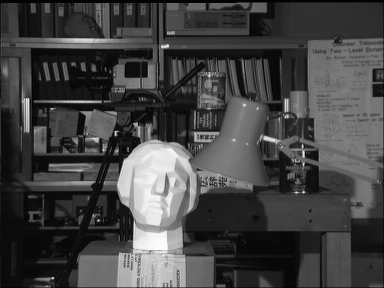
#> input picture 03_RobotSensor/05_stereo/tsukuba_l.png, 384 x 288 px, given in place of the camera
$ python 01_contour_moments.py
#> lines starting #> are read from the running program, lines starting #| are printed output that depends on the picture; after the words box and inside, x2 and y2 are one past the last pixel; in counts of white or black regions, pixels touching at a corner belong together
import numpy as np
import cv2

cap = cv2.VideoCapture(0)

lower1 = np.array([0, 100, 100])
upper1 = np.array([20, 255, 255])
lower2 = np.array([160, 100, 100])
upper2 = np.array([180, 255, 255])

mode = ''

while True:
    ret, img = cap.read()
#> img is the input picture: shape (288, 384, 3); min 0, max 252, mean 67.6
    if not ret: break

    if mode == 'hsv':
        img_h = cv2.cvtColor(img, cv2.COLOR_BGR2HSV)
        img_t = cv2.inRange(img_h, lower1, upper1) + cv2.inRange(img_h, lower2, upper2)
    else:
        img_g = cv2.cvtColor(img, cv2.COLOR_BGR2GRAY)
        ret, img_t = cv2.threshold(img_g, 127, 255, cv2.THRESH_BINARY_INV)
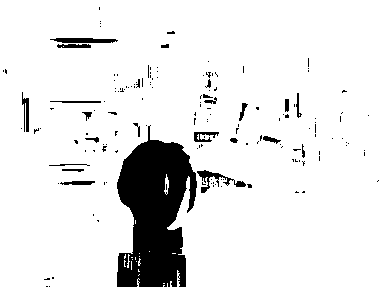
#> img_t: shape (288, 384); 90.2% white; 158 black regions (134 under 20 px)

    cont_list, hierachy = cv2.findContours(img_t,
                                           cv2.RETR_EXTERNAL,
                                           cv2.CHAIN_APPROX_NONE)
#> cont_list = 1 contour; box (x1, y1, x2, y2) and area: (0, 0, 384, 288) 109921

    areas = [cv2.contourArea(c) for c in cont_list]
#> areas = [109921]
    max_ind = areas.index(max(areas))
#> max_ind = 0
    max_cont = cont_list[max_ind]
#> max_cont = contour of 1340 points, box (x1, y1, x2, y2) (0, 0, 384, 288), area 109921

    img_f = cv2.drawContours(img, max_cont, -1, (210, 180, 200), 3)
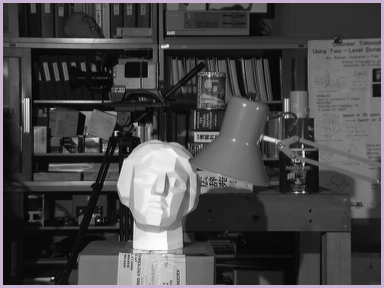
#> img_f: shape (288, 384, 3); mean B, G, R 73.8, 72.8, 73.5

    cnt = cont_list[0]
#> cnt has the same summary as max_cont
    M = cv2.moments(cnt)
#> M = moments, m00 109921, centre m10/m00, m01/m00 = (191.5, 143.5)
    if M['m00']:
        cx = int(M['m10']/M['m00'])
#> cx = 191
        cy = int(M['m01']/M['m00'])
#> cy = 143
        print(cx, cy)
#| 191 143
        cv2.circle(img, (cx, cy), 10, (0, 255, 0), -1)
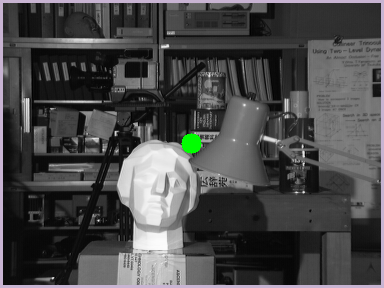
#> img: shape (288, 384, 3); 0.29% of pixels changed, all inside (x1, y1, x2, y2) = (181, 133, 202, 154)

    cv2.imshow('win', img)

    key = cv2.waitKey(1)
#> (key Esc is pressed here)
    if key == 27: break

cap.release()
cv2.destroyAllWindows()
